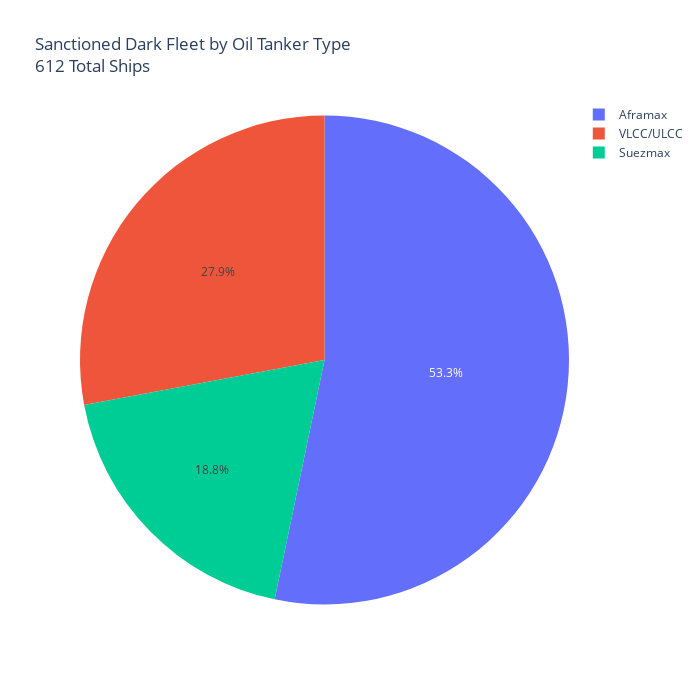

The cell this chart's notebook holds for it:
### Markdown cell above
We see an almost 50/50 split between sanctioned crude oil tankers and handymax/panamax vessels.
Lets focus on the larger oil tankers

### Code cell
oil_ships = df.query('class_size=="Suezmax" or class_size=="VLCC/ULCC" or class_size=="Aframax"')
f"ships that transport oil: {oil_ships.shape[0]}"

pie_chart = oil_ships.groupby(['class_size']).count()

pie_chart = pie_chart.reset_index()
pie_chart = pie_chart.rename(columns={'name_TankerTrackers':'total_vessels'})
fig = px.pie(pie_chart, values='total_vessels', names='class_size', title=f"Sanctioned Dark Fleet by Oil Tanker Type <br>{oil_ships.shape[0]} Total Ships")
fig.update_layout(width=700, height=700)
fig.show()
fig.write_html("oil_piechart_interactive_plot.html")

### Figure 1 — Plotly figure (JSON) as saved in the notebook; plotly's stock layout.template omitted (floating-point values rounded to 4 significant figures)
{"data": [{"domain": {"x": [0, 1], "y": [0, 1]}, "hovertemplate": "class_size=%{label}<br>total_vessels=%{value}<extra></extra>", "labels": ["Aframax", "Suezmax", "VLCC/ULCC"], "legendgroup": "", "name": "", "showlegend": true, "type": "pie", "values": [326, 115, 171]}], "layout": {"height": 700, "legend": {"tracegroupgap": 0}, "title": {"text": "Sanctioned Dark Fleet by Oil Tanker Type <br>612 Total Ships"}, "width": 700}}
